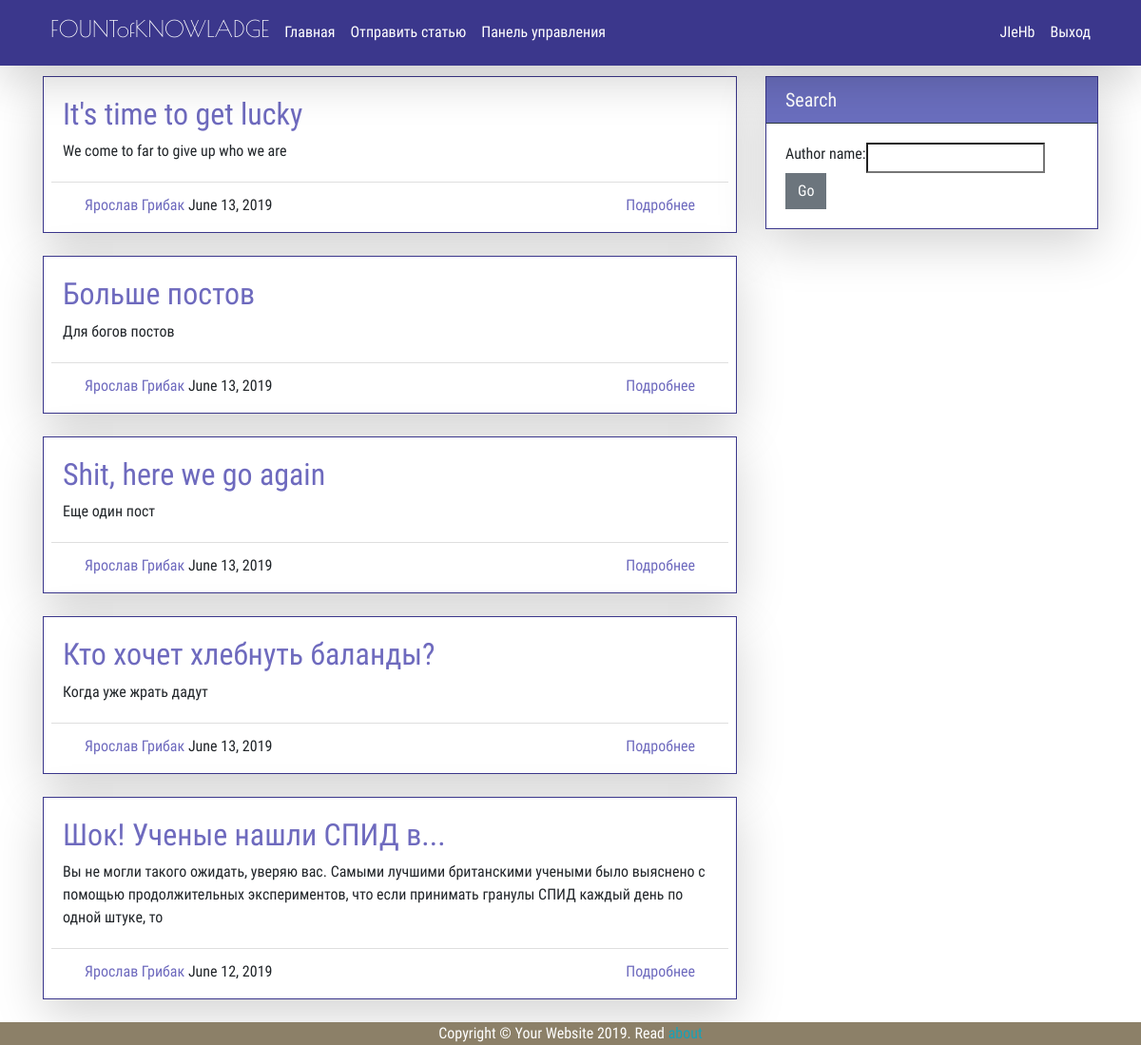
The app's page / (signed in) with its own data.
### blog/models.py (models this page shows, shortened)
class Post(models.Model):
	title = models.CharField(max_length=100)
	content = models.TextField()
	date = models.DateTimeField(default=timezone.now)
	author = models.ForeignKey(User, on_delete=models.CASCADE)
	class Meta:
		ordering = ["-date"]

### blog/views.py (the view)
# urls.py: path('', views.home, name='blog-home'),
def home(request):
	post_title = ''
	if request.method == 'POST':
		filter_form = FilterForm(request.POST)
		if filter_form.is_valid():
			post_title = filter_form.cleaned_data.get('author')
			posts = Post.objects.filter(title__contains=post_title)
	else:
		filter_form = FilterForm()
		posts = Post.objects.all()
		author = None
	if post_title.strip() == '':
		filter_form = FilterForm()
		posts = Post.objects.all()
		author = None
	return render(request, 'blog/home.html', {'posts': posts, 'filter': {'form': filter_form}})

### blog/templates/blog/home.html (shortened to what this page needs)
{% extends 'blog/base.html' %}
{% load crispy_forms_tags %}
{% block content %}
	{% for post in posts %}
		<div class="card mb-4 shadow-lg pb-1">
			<div class="card-body">
				<a class="card-title" href="{% url 'post-detail' post.id %}">
					<h2>
					{{ post.title }}
					</h2>
				</a>
				<p class="card-text">{{ post.content|truncatewords:50 }}</p>
			</div>
			<div class="row card-footer bg-white mx-2">
				<div class="col text-left">
					<a href="{% url 'user-detail' post.author.profile.id %}">
					{{ post.author.first_name }} {{ post.author.last_name }}</a>
					{{ post.date|date:"F d, Y" }}
				</div>
				<div class="col text-right">
					<a href="{% url 'post-detail' post.id %}">Подробнее</a>
				</div>
			</div>
		</div>
	{% endfor %}
{% endblock content %}
{% block sidebar %}
	<div class="col-md-4">
		<div class="card shadow-lg">
			<h5 class="card-header">Search</h5>
			<div class="card-body">
				<form method="POST">
					<div class="input-group">
						{{ filter.form }}
						<span class="input-group-btn">
							<button class="btn btn-secondary" type="submit">Go</button>
						</span>
					</div>
				</form>
			</div>
		</div>
	</div>
{% endblock %}

### blog/templates/blog/base.html (shortened to what this page needs)
{% load static %}
<!DOCTYPE html>
<html lang="en">
<head>
	<link href="{% static 'blog/bootstrap.min.css' %}" rel="stylesheet">
	<link href="{% static 'blog/main.css' %}" rel="stylesheet">
</head>
<body>
	<nav class="navbar navbar-expand-lg navbar-dark bg-blue fixed-top shadow-lg">
		<div class="container">
			<div class="collapse navbar-collapse" id="navbarResponsive">
				<ul class="navbar-nav">
					<li class="nav-item">
						<a class="nav-link text-white" href="{% url 'blog-home' %}"><h4 class="logo">FOUNTofKNOWLADGE</h4></a>
					</li>
				</ul>
				<ul class="navbar-nav mr-auto">
					<li class="nav-item">
						<a class="nav-link text-white" href="{% url 'blog-home' %}">Главная
						</a>
					</li>
					<li class="nav-item">
						<a class="nav-link text-white" href="{% url 'post-create' %}">Отправить статью</a>
					</li>
					{% if user.profile.access == 'admin' %}
						<li class="nav-item">
							<a class="nav-link text-white" href="{% url 'admin-panel' %}">Панель управления</a>
						</li>
					{% endif %}
				</ul>
				<ul class="navbar-nav ml-auto">
					{% if user.is_authenticated %}
						<li class="nav-item">
							<a class="nav-link text-white" href="{% url 'profile' %}">{{ user.username }}</a>
						</li>
						<li class="nav-item">
							<a class="nav-link text-white" href="{% url 'logout' %}">Выход</a>
						</li>
					{% endif %}
				</ul>
			</div>
		</div>
	</nav>
	<div class="container mt-4">
		<div class="row">
			<div class="col-md mb-4">
				{% block content %}{% endblock %}
			</div>
			{% block sidebar %}{% endblock %}
		</div>
	</div>
	<footer class="fixed-bottom">
		<div class="container">
			<p class="m-0 text-center text-white">Copyright &copy; Your Website 2019. Read <a class="text-info" href="{% url 'blog-about' %}">about</a></p>
		</div>
	</footer>
</body>
</html>

### blog/static/blog/main.css (style rules this page uses)
body { padding-top: 56px; }
* { font-family: Roboto-Regular; font-size: 12pt; border-radius: 0 !important; }
.bg-blue { background-color: #3B378C; }
.logo { font-family: PoiretOne-Regular; }
.card { border-color: #3B378C; border-width: 0.3px; }
footer { background-color: #8C8068; }
a:link, a:visited { color: #6E6ABE; }

### records on screen
Post: title "It's time to get lucky", content "We come to far to give up who we are", author.first_name "Ярослав", author.last_name "Грибак", date "June 13, 2019"
Post: title "Больше постов", content "Для богов постов", author.first_name "Ярослав", author.last_name "Грибак", date "June 13, 2019"
Post: title "Shit, here we go again", content "Еще один пост", author.first_name "Ярослав", author.last_name "Грибак", date "June 13, 2019"
Post: title "Кто хочет хлебнуть баланды?", content "Когда уже жрать дадут", author.first_name "Ярослав", author.last_name "Грибак", date "June 13, 2019"
Post: title "Шок! Ученые нашли СПИД в...", content "Вы не могли такого ожидать, уверяю вас. Самыми лучшими британскими учеными было выяснено с помощью продолжительных экспериментов, что если принимать гранулы СПИД каждый день по одной штуке, то", author.first_name "Ярослав", author.last_name "Грибак", date "June 12, 2019"

### other values on screen
{{ user.username }} "JIeHb"
